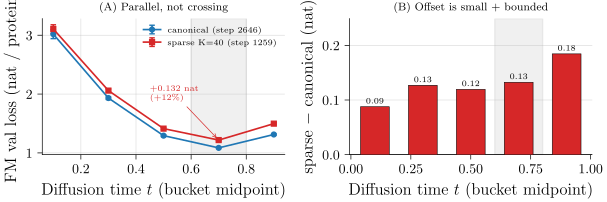

Generate this figure with Python:
# P47_v1: the "sparse is only marginally behind" story at the velocity-field level (E043 / F11).
#   (A) per-t FM validation loss, canonical vs sparse — curves are PARALLEL, not crossing;
#       sparse sits a small constant offset above canonical (no regime where it diverges).
#   (B) the offset itself (sparse - canonical) per t-bucket — bounded ~+0.13..+0.21 nat, +12% at
#       the loss-minimum bucket. This small offset is what the hard 2 A designability threshold
#       AMPLIFIES into the scary 67%->3.3% rate gap (P45 panel A).
# Same 600-protein paired subset, seed=42, identical per-protein per-t draws across both ckpts,
# so bucket-mean differences are PURE model differences. Real JSON, results/per_t_val/*.json.
# Caveat: sparse is step 1259 (under-trained) vs canonical 2646 — the offset conflates
# architecture with ~1400 fewer training steps; it is an UPPER bound on the architectural gap.
import sys
import json
from pathlib import Path

sys.path.insert(0, str(Path(__file__).parent.parent))
from plot_utils import figsize
import matplotlib.pyplot as plt
import numpy as np

CANON = "#1f77b4"
SPARSE = "#d62728"
ROOT = Path(__file__).parent.parent.parent / "results/per_t_val"


def load(fname):
    d = json.load(open(ROOT / fname))
    b = d["buckets"]
    t_mid = np.array([0.5 * (v["t_lo"] + v["t_hi"]) for v in b.values()])
    mean = np.array([v["mean"] for v in b.values()])
    sem = np.array([v["sem"] for v in b.values()])
    return t_mid, mean, sem


t, c_mean, c_sem = load("canonical_2646.json")
_, s_mean, s_sem = load("sparse_vanilla_1259.json")
delta = s_mean - c_mean
# offset at the loss-minimum bucket (t in [0.6,0.8)) — the regime sampling spends most steps in
imin = int(np.argmin(c_mean))
pct = 100.0 * delta[imin] / c_mean[imin]

fig, (axA, axB) = plt.subplots(1, 2, figsize=(6.30, 6.30 * 0.34))

# ---------------- Panel A: the two curves ----------------
axA.errorbar(t, c_mean, yerr=c_sem, marker="o", lw=1.2, ms=3.5, color=CANON,
             capsize=2, label="canonical (step 2646)")
axA.errorbar(t, s_mean, yerr=s_sem, marker="s", lw=1.2, ms=3.5, color=SPARSE,
             capsize=2, label="sparse K=40 (step 1259)")
# shade the loss-minimum bucket where sampling spends most of its budget
axA.axvspan(0.6, 0.8, color="gray", alpha=0.12, zorder=0)
axA.annotate(f"+{delta[imin]:.3f} nat\n(+{pct:.0f}\\%)", xy=(t[imin], s_mean[imin]),
             xytext=(0.45, 1.9), fontsize=6.5, color=SPARSE,
             arrowprops=dict(arrowstyle="->", lw=0.5, color=SPARSE))
axA.set_xlabel(r"Diffusion time $t$ (bucket midpoint)")
axA.set_ylabel("FM val loss (nat / protein)")
axA.set_title("(A) Parallel, not crossing", fontsize=8)
axA.legend(frameon=False, loc="upper right", fontsize=6.2)
axA.spines[["top", "right"]].set_visible(False)
axA.grid(True, lw=0.4, alpha=0.5, zorder=0)

# ---------------- Panel B: the bounded offset ----------------
axB.bar(t, delta, width=0.12, color=SPARSE, edgecolor="black", lw=0.4, zorder=3)
for ti, dv in zip(t, delta):
    axB.text(ti, dv + 0.006, f"{dv:.2f}", ha="center", va="bottom", fontsize=6)
axB.axvspan(0.6, 0.8, color="gray", alpha=0.12, zorder=0)
axB.axhline(0, color="black", lw=0.6)
axB.set_xlabel(r"Diffusion time $t$ (bucket midpoint)")
axB.set_ylabel(r"sparse $-$ canonical (nat)")
axB.set_ylim(0, max(delta) * 1.35)
axB.set_title("(B) Offset is small + bounded", fontsize=8)
axB.spines[["top", "right"]].set_visible(False)
axB.grid(True, lw=0.4, alpha=0.5, axis="y", zorder=0)

fig.tight_layout(pad=0.5)
fig.savefig(Path(__file__).with_suffix(".pdf"))
print("wrote", Path(__file__).with_suffix(".pdf").name, "| min-bucket offset",
      f"+{delta[imin]:.3f} nat (+{pct:.1f}%)")
